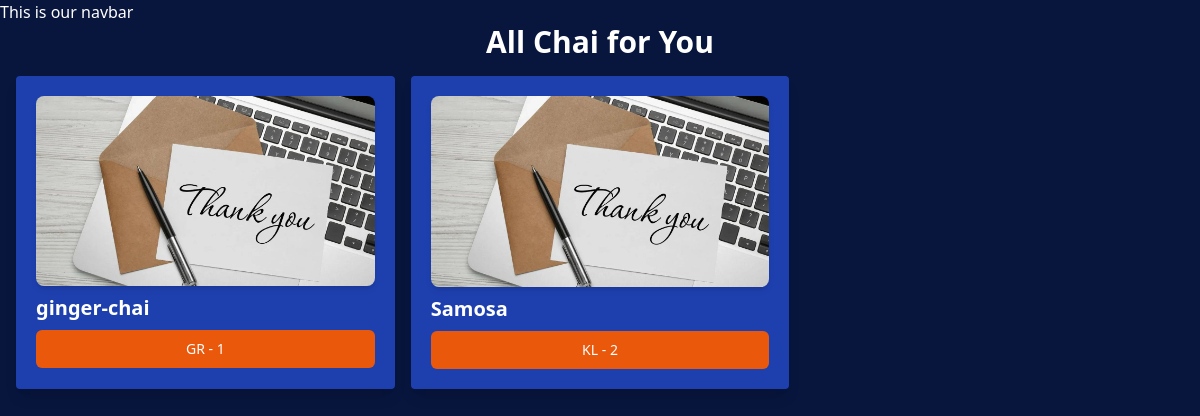
The app's page /practice/, older data.
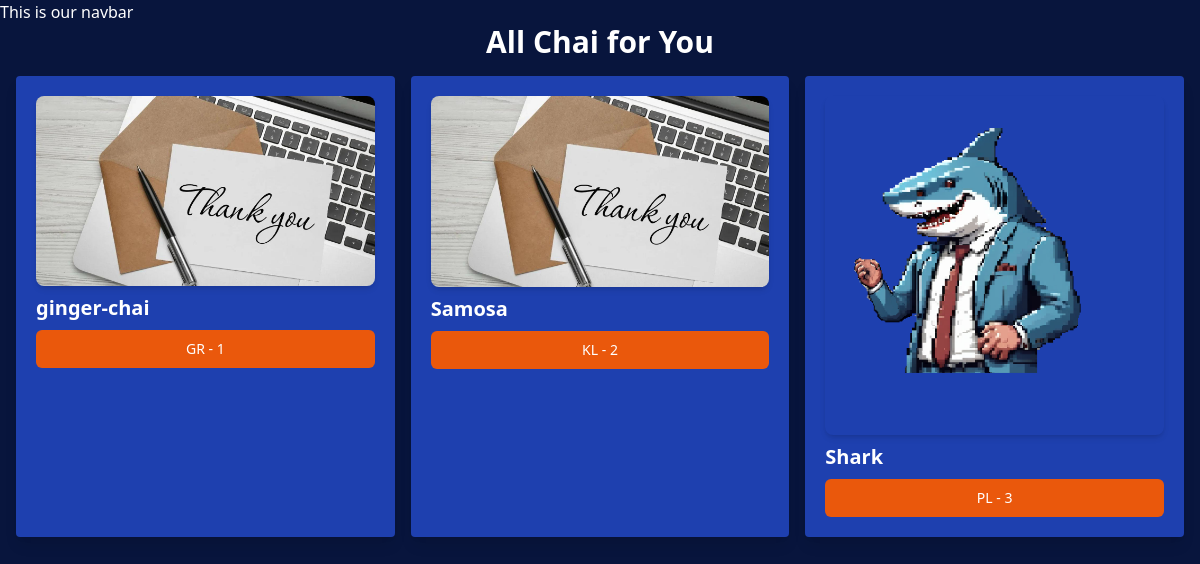
The same page, newer data.
### practice/models.py (models this page shows, shortened)
class ChaiVariety(models.Model):
    CHAI_TYPE_CHOICE = [
        ('ML', 'MASALA'),
        ('GR', 'GINGER'),
        ('KL', 'KIWI'),
        ('PL', 'PLAIN'),
        ('El', 'ELACHI')
    ]
    name = models.CharField(max_length=100)
    image = models.ImageField(upload_to='images/')
    data_added = models.DateTimeField(default=timezone.now)
    type = models.CharField(max_length=2, choices=CHAI_TYPE_CHOICE)
    description = models.TextField(default='')
    price = models.DecimalField(max_digits=5, decimal_places=2, default=0.00)

### practice/views.py (the view)
# urls.py: path('', views.all_chai, name='all_home'),
def all_chai(request):
    chais = ChaiVariety.objects.all()
    return render(request, 'chai/all_chai.html', {'chais': chais})

### practice/templates/chai/all_chai.html (shortened to what this page needs)
{% extends "layout.html" %}
{% block content %}
<h1 class="text-3xl font-bold text-center mb-4">All Chai for You</h1>
<div class="grid grid-cols-3 gap-4 m-4">
{% for chai in chais %}
<div class="bg-blue-800 p-5 rounded shadow-lg transition-transform transform hover:scale-105">
    <img class="rounded-lg shadow-md mb-2" src="{{chai.image.url}}" alt="">
    <h3 class="text-xl font-semibold text-white">{{chai.name}}</h3>
    <a href="{% url 'chai_detail' chai.id %}">
        <button
            type="button"
            class="mt-2 inline-flex items-center w-full justify-center px-4 py-2 border border-transparent text-sm font-medium rounded-md text-white bg-orange-600 hover:bg-orange-700 focus:outline-none focus:ring-2 focus:ring-offset-2 focus:ring-orange-500"
        >
            {{chai.type}} - {{chai.id}}
        </button>
    </a>
</div>
{% endfor %}
</div>
{% endblock content %}

### templates/layout.html (shortened to what this page needs)
{% load static tailwind_tags %}
{% load static %}
<!DOCTYPE html>
<html lang="en">
<head>
    <link rel="stylesheet" href="{% static 'style.css' %}">
    {% tailwind_css %}
</head>
<body>
    <nav>This is our navbar</nav>
    {% block content %}{% endblock content %}
</body>
</html>

### static/style.css (style rules this page uses)
body { background-color: #08153d; color: #FFFFFF; }
h1 { text-align: center; font-size: 2em; }

Row changes from the older to the newer data that the page shows:
added ChaiVariety: image (picture), name "Shark", type "PL", id "3"
